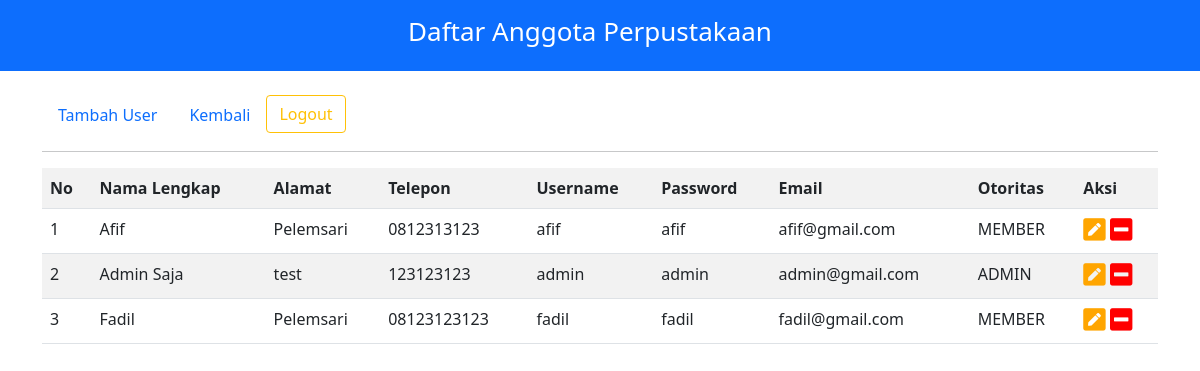
/admin/user/user.php, run on the app's committed database.
### tables this page shows
CREATE TABLE `tb_user` (
  `id` int(11) NOT NULL,
  `username` varchar(20) NOT NULL,
  `email` varchar(20) NOT NULL,
  `password` varchar(20) NOT NULL,
  `otoritas` enum('MEMBER','ADMIN') NOT NULL,
  `nama_lengkap` varchar(50) NOT NULL,
  `alamat` text NOT NULL,
  `telepon` varchar(50) NOT NULL
);

### admin/user/user.php (the view, shortened to what this page needs)
<!DOCTYPE html>
<html lang="en">
<head>
    <link rel="stylesheet" href="../../styles/bootstrap.min.css">
    <link rel="stylesheet" href="../../styles/styles.css">
    <link rel="stylesheet" href="../../styles/css/all.css">
</head>
<body>
<div class="container-fluid bg-primary text-white p-3 text-center d-flex  justify-content-center fixed-top main-book">
        <div class="title"><h1>Daftar Anggota Perpustakaan</h1></div>
    </div>
    <div class="container main-book">
        <ul class="nav nav-pills mt-4">
        <li class="nav-item">
            <a class="nav-link" aria-current="page" href="tambah-user.php">Tambah User</a>
        </li>
        <li class="nav-item">
            <a class="nav-link" href="../index.php">Kembali</a>
        </li>
        <li class="nav-item">
            <form action="../../auth/logout.php" method="post">
            <button class="btn btn-outline-warning">Logout</button>
            </form>
        </li>
        </ul>
        <hr>
    </div>
    <div class="container table-responsive ">
   <table class="table table-striped">
    <tr>
        <th>No</th>
        <th>Nama Lengkap</th>
        <th>Alamat</th>
        <th>Telepon</th>
        <th>Username</th>
        <th>Password</th>
        <th>Email</th>
        <th>Otoritas</th>
        <th>Aksi</th>
    </tr>
    <?php
        include "../../config/connection.php";
        $result = mysqli_query($connect, "SELECT * FROM tb_user");
        $rowNumber = 1;
        while($row = mysqli_fetch_array($result)) {
            ?>
            <tr>
            <td><?php echo $rowNumber++ ?></td>
            <td><?php echo $row['nama_lengkap'] ?></td>
            <td><?php echo $row['alamat'] ?></td>
            <td><?php echo $row['telepon'] ?></td>
            <td><?php echo $row['username'] ?></td>
            <td><?php echo $row['password'] ?></td>
            <td><?php echo $row['email'] ?></td>
            <td><?php echo $row['otoritas'] ?></td>
            <td>
                <a href="edit-user.php?id=<?php echo $row['id']; ?>"><i class="fas fa-pen-square" style="font-size:1.6em; color: orange;"></i></a>
                <a href="hapus-user.php?id=<?php echo $row['id']; ?>"><i class="fas fa-minus-square" style="font-size:1.6em;color: red"></i></a>
            </td>
            </tr>
            <?php
        }
        ?>
   </table>
    </div>
</body>
</html>

### styles/styles.css (style rules this page uses)
.title h1 { padding-right: 20px; font-size: 26px !important; }
.title { display: flex; flex-wrap: wrap; flex-direction: column; align-content: center; justify-content: center; }
.main-book { position: relative; }

### styles/css/all.css (style rules this page uses)
.fa, .fas, .far, .fal, .fad, .fab { -moz-osx-font-smoothing: grayscale; -webkit-font-smoothing: antialiased; display: inline-block; font-style: normal; font-variant: normal; text-rendering: auto; line-height: 1; }
.fa-minus-square:before { content: "\f146"; }
.fa-pen-square:before { content: "\f14b"; }

### data on the page
tb_user: nama_lengkap "Afif", alamat "Pelemsari", telepon "0812313123", username "afif", password "afif", email "afif@gmail.com", otoritas "MEMBER"
tb_user: nama_lengkap "Admin Saja", alamat "test", telepon "123123123", username "admin", password "admin", email "admin@gmail.com", otoritas "ADMIN"
tb_user: nama_lengkap "Fadil", alamat "Pelemsari", telepon "08123123123", username "fadil", password "fadil", email "fadil@gmail.com", otoritas "MEMBER"
